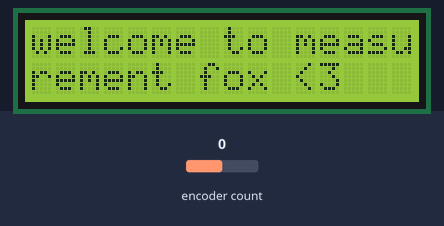
Recording of a program running on a simulated Raspberry Pi Pico running MicroPython. Parts: 16×2 character LCD. The inputs (shaded band) are chosen by the test bench; at power-on: encoder count 0. What the program prints to the serial console is not drawn.

Above: at 1.2 s.
1.3 s: encoder count set to 1
At 2.8 s:
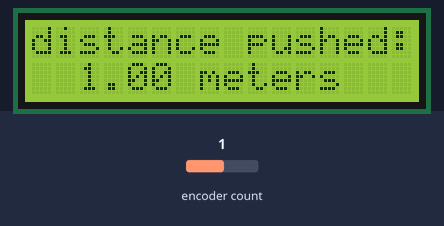
3.1 s: encoder count set to 5
At 4.7 s:
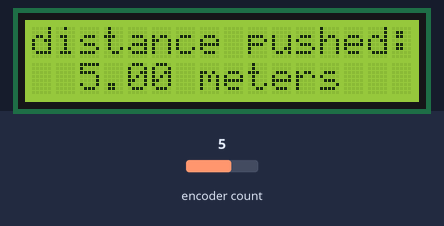
5.1 s: encoder count set to 6
At 6.1 s:
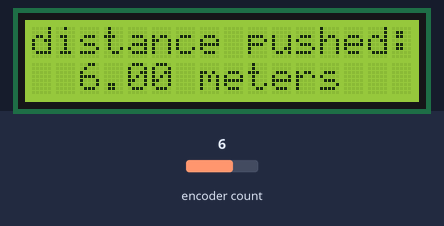
Timing chart, 0 to 8.1 s (numbered marks = the images above; inputs shaded):
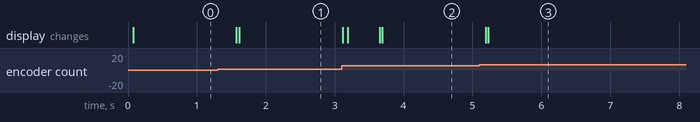

The program:

test.py
```python
import machine
import utime
from machine import I2C, Pin
from lcd_api import LcdApi
from pico_i2c_lcd import I2cLcd

import sys
from rotary_irq_rp2 import RotaryIRQ


I2C_ADDR     = 0x27
I2C_NUM_ROWS = 2
I2C_NUM_COLS = 16

# i2c lcd
PIN_SDA = 26
PIN_SCL = 27

# rotary encoder
PIN_CLK1 = Pin(15)
PIN_DT1 = Pin(14)
PIN_CLK2 = Pin(16)
PIN_DT2 = Pin(17)

PIN_BUTTON = Pin(7, Pin.IN, Pin.PULL_UP)

DEBOUNCE_TIME = 500 # in ms

def main():
    print("Running main")
    i2c = I2C(1, sda=machine.Pin(PIN_SDA), scl=machine.Pin(PIN_SCL), freq=400000)
    lcd = I2cLcd(i2c, I2C_ADDR, I2C_NUM_ROWS, I2C_NUM_COLS)
    lcd.putstr("welcome to measurement fox <3")

    r = RotaryIRQ(pin_num_clk=PIN_CLK1,
              pin_num_dt=PIN_DT1,
              pull_up=False,
              range_mode=RotaryIRQ.RANGE_UNBOUNDED)

    distance_constant = 1

    val_old = r.value()
    while True:
        val_new = r.value()

        if val_old != val_new:
            val_old = val_new
            print('values =', val_new)
            distance = val_new / distance_constant
            lcd.clear()
            lcd.putstr("distance pushed:  {:.2f} meters".format(distance))

        #if PIN_BUTTON.value() != 1:
        #    print('button pressed')
        #    r.reset()

        utime.sleep_ms(DEBOUNCE_TIME)

#if __name__ == "__main__":
main()
```

Measured:
- after the input at 1.3 s, the display: first changes after 0.27 s (image 1 shows a later state)
- after the input at 3.1 s, the display: first changes at once (image 2 shows a later state)
- after the input at 5.1 s, the display: first changes after 0.09 s (image 3 shows a later state)
